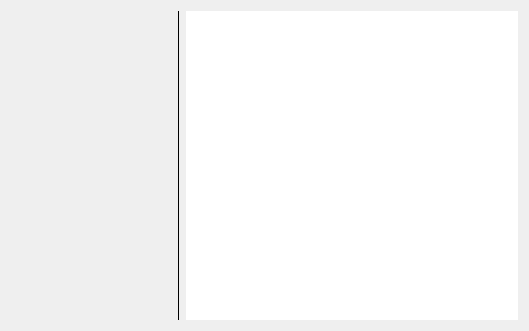
<?xml version="1.0" encoding="UTF-8"?>
<ui version="4.0">
 <class>UserAccessRightsResourcesWidget</class>
 <widget class="QWidget" name="UserAccessRightsResourcesWidget">
  <property name="geometry">
   <rect>
    <x>0</x>
    <y>0</y>
    <width>529</width>
    <height>331</height>
   </rect>
  </property>
  <layout class="QHBoxLayout" name="horizontalLayout" stretch="0,0,1">
   <item>
    <layout class="QVBoxLayout" name="verticalLayout">
     <item>
      <widget class="QnResourcePreviewWidget" name="previewWidget" native="true">
       <property name="minimumSize">
        <size>
         <width>160</width>
         <height>0</height>
        </size>
       </property>
       <property name="maximumSize">
        <size>
         <width>160</width>
         <height>16777215</height>
        </size>
       </property>
      </widget>
     </item>
     <item>
      <widget class="QLabel" name="nameLabel"/>
     </item>
     <item>
      <widget class="QLabel" name="descriptionLabel">
       <property name="maximumSize">
        <size>
         <width>160</width>
         <height>16777215</height>
        </size>
       </property>
       <property name="wordWrap">
        <bool>true</bool>
       </property>
      </widget>
     </item>
     <item>
      <spacer name="verticalSpacer">
       <property name="orientation">
        <enum>Qt::Vertical</enum>
       </property>
       <property name="sizeHint" stdset="0">
        <size>
         <width>20</width>
         <height>40</height>
        </size>
       </property>
      </spacer>
     </item>
    </layout>
   </item>
   <item>
    <widget class="Line" name="verticalLine">
     <property name="frameShadow">
      <enum>QFrame::Plain</enum>
     </property>
     <property name="orientation">
      <enum>Qt::Vertical</enum>
     </property>
    </widget>
   </item>
   <item>
    <widget class="QnTreeView" name="resourcesTreeView">
     <property name="frameShape">
      <enum>QFrame::NoFrame</enum>
     </property>
     <property name="horizontalScrollBarPolicy">
      <enum>Qt::ScrollBarAlwaysOff</enum>
     </property>
     <property name="editTriggers">
      <set>QAbstractItemView::NoEditTriggers</set>
     </property>
     <property name="dragDropMode">
      <enum>QAbstractItemView::DragOnly</enum>
     </property>
     <property name="selectionMode">
      <enum>QAbstractItemView::ExtendedSelection</enum>
     </property>
     <property name="autoExpandDelay">
      <number>500</number>
     </property>
     <property name="uniformRowHeights">
      <bool>true</bool>
     </property>
     <property name="sortingEnabled">
      <bool>false</bool>
     </property>
     <property name="allColumnsShowFocus">
      <bool>true</bool>
     </property>
     <property name="headerHidden">
      <bool>true</bool>
     </property>
     <property name="expandsOnDoubleClick">
      <bool>true</bool>
     </property>
    </widget>
   </item>
  </layout>
 </widget>
 <customwidgets>
  <customwidget>
   <class>QnResourcePreviewWidget</class>
   <extends>QWidget</extends>
   <header location="global">ui/widgets/resource_preview_widget.h</header>
   <container>1</container>
  </customwidget>
  <customwidget>
   <class>QnTreeView</class>
   <extends>QTreeView</extends>
   <header location="global">ui/widgets/common/tree_view.h</header>
  </customwidget>
 </customwidgets>
 <resources/>
 <connections/>
</ui>
